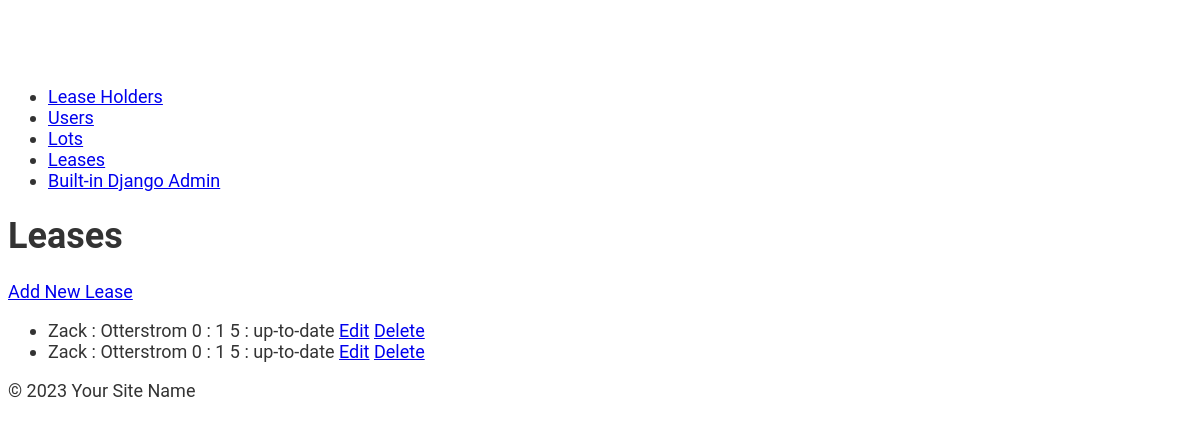
The page /api/leases_back/ (signed in) on the database as committed earlier.
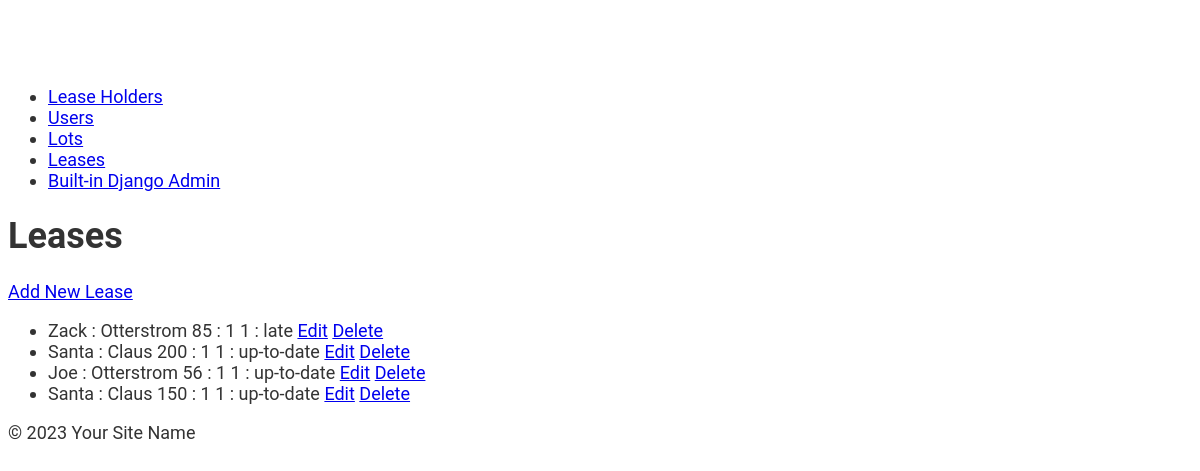
The same page on the database as committed later.
### lots/models.py (models this page shows, shortened)
class Lease(models.Model):
    UP_TO_DATE = 'up-to-date'
    LATE = 'late'
    DELINQUENT = 'delinquent'
    PAYMENT_STATUS_CHOICES = [
        (UP_TO_DATE, 'Up to date'),
        (LATE, 'Late'),
        (DELINQUENT, 'Delinquent'),
    ]
    lot = models.ForeignKey(Lot, on_delete=models.CASCADE, help_text="The lot associated with the lease")
    lease_holder = models.ForeignKey(LeaseHolder, on_delete=models.PROTECT,
                                     help_text="The lease holder associated with this lease")
    last_payment_date = models.DateField(null=True, blank=True, help_text="Date of the most recent payment")
    last_payment_date_id = models.ForeignKey('Payment', on_delete=models.SET_NULL, null=True, blank=True,
                                             related_name='last_payment_for_lease',
                                             help_text="ID of the most recent payment")
    monthly_rental_amount = models.IntegerField(help_text="Monthly rental amount for the lease")
    due_date = models.PositiveSmallIntegerField(validators=[MaxValueValidator(30)],
                                                help_text="Due date for monthly payments")
    grace_period = models.PositiveSmallIntegerField(validators=[MaxValueValidator(30)],
                                                    help_text="Grace period allowed after the due date")
    lease_agreement_path = models.FileField(upload_to='lease_agreements/',
                                            help_text="File path to the lease agreement document")
    lot_image_path = models.FileField(upload_to='images/', help_text="File path to the image of the lot")
    payment_status = models.CharField(
        max_length=20,
        choices=PAYMENT_STATUS_CHOICES,
        default=LATE,
        help_text="Current payment status of the lease"
    )
    def __str__(self):
        return (f"{self.lease_holder}\n"
                f"{self.monthly_rental_amount} : {self.due_date}\n"
                f"{self.grace_period} : {self.payment_status}\n")  # add later?

class LeaseHolder(models.Model):
    lease_holder_first_name = models.CharField(max_length=200, help_text="First name of the lease holder")
    lease_holder_last_name = models.CharField(max_length=200, help_text="Last name of the lease holder")
    lease_holder_address = models.CharField(max_length=200, help_text="Address of the lease holder")
    email = models.CharField(max_length=200, help_text="Email address of the lease holder")
    phone = models.CharField(max_length=200, help_text="Phone number of the lease holder")
    def __str__(self):
        return f"{self.lease_holder_first_name} : {self.lease_holder_last_name}\n"

### lots/views.py (the view)
# urls.py: path('leases_back/', lease_back_list, name='lease_back_list'),
@login_required
@user_passes_test(is_staff_or_admin)
def lease_back_list(request):
    leases = Lease.objects.all()
    return render(request, 'lots/lease_back_list.html', {'leases': leases})

### lots/views.py (called while the page is built)
def is_staff_or_admin(user):
    return user.is_staff or user.is_superuser

### lots/templates/lots/lease_back_list.html
{% extends 'lots/base.html' %}
{% block content %}
<body>
    <h1>Leases</h1>
    <a href="{% url 'lease_create' %}">Add New Lease</a>
    <ul>
        {% for lease in leases %}
        <li>
            {{ lease }}
            <a href="{% url 'lease_update' lease.pk %}">Edit</a>
            <a href="{% url 'delete_lease_back' lease.pk %}">Delete</a>
        </li>
        {% endfor %}
    </ul>
</body>
{% endblock %}

### lots/templates/lots/base.html (shortened to what this page needs)
{% load static %}
<!DOCTYPE html>
<html lang="en">
<head>
    <link rel="stylesheet" href="{% static 'lots/style.css' %}">
</head>
<body>
<header>
    <nav>
        <ul>
            <li><a href="{% url 'lease_holder_list' %}">Lease Holders</a></li>
            <li><a href="{% url 'user_list' %}">Users</a></li>
            <li><a href="{% url 'lot_list' %}">Lots</a></li>
            <li><a href="{% url 'lease_back_list' %}">Leases</a></li>
             <li><a href="http://127.0.0.1:8000/admin/">Built-in Django Admin</a></li>
        </ul>
    </nav>
</header>
<main>
    {% block content %}{% endblock content %}
</main>
<footer>
    <p>&copy; 2023 Your Site Name</p>
</footer>
</body>
</html>

### lots/static/lots/style.css (style rules this page uses)
body { font-family: 'Roboto', sans-serif; font-size: 18px; color: #333; padding-top: 60px; }
h1, h2, h3, h4, h5, h6 { font-weight: 700; }

Rows that differ between the two databases and show on the page:
removed Lease: lease_holder+monthly_rental_amount+due_date "Zack : Otterstrom 0 : 1 5 : up-to-date"
removed Lease: lease_holder+monthly_rental_amount+due_date "Zack : Otterstrom 0 : 1 5 : up-to-date"
added Lease: lease_holder+monthly_rental_amount+due_date "Zack : Otterstrom 85 : 1 1 : late"
added Lease: lease_holder+monthly_rental_amount+due_date "Santa : Claus 200 : 1 1 : up-to-date"
added Lease: lease_holder+monthly_rental_amount+due_date "Joe : Otterstrom 56 : 1 1 : up-to-date"
added Lease: lease_holder+monthly_rental_amount+due_date "Santa : Claus 150 : 1 1 : up-to-date"
